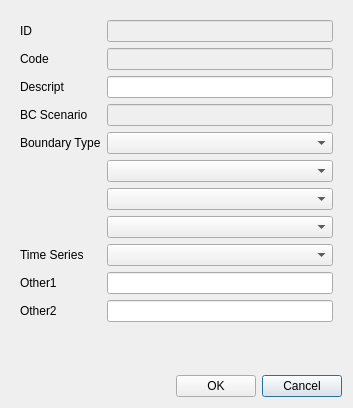
<?xml version="1.0" encoding="UTF-8"?>
<ui version="4.0">
 <class>BoundaryContidions</class>
 <widget class="QDialog" name="BoundaryContidions">
  <property name="geometry">
   <rect>
    <x>0</x>
    <y>0</y>
    <width>353</width>
    <height>408</height>
   </rect>
  </property>
  <layout class="QVBoxLayout" name="verticalLayout">
   <item>
    <widget class="QWidget" name="widget" native="true">
     <layout class="QFormLayout" name="formLayout">
      <item row="0" column="0">
       <widget class="QLabel" name="lbl_fid">
        <property name="text">
         <string>ID</string>
        </property>
       </widget>
      </item>
      <item row="1" column="1">
       <widget class="QLineEdit" name="txt_code">
        <property name="enabled">
         <bool>false</bool>
        </property>
       </widget>
      </item>
      <item row="1" column="0">
       <widget class="QLabel" name="lbl_code">
        <property name="text">
         <string>Code</string>
        </property>
        <property name="buddy">
         <cstring>txt_code</cstring>
        </property>
       </widget>
      </item>
      <item row="2" column="0">
       <widget class="QLabel" name="lbl_descript">
        <property name="text">
         <string>Descript</string>
        </property>
        <property name="buddy">
         <cstring>txt_descript</cstring>
        </property>
       </widget>
      </item>
      <item row="2" column="1">
       <widget class="QLineEdit" name="txt_descript"/>
      </item>
      <item row="3" column="0">
       <widget class="QLabel" name="lbl_bscenario_id">
        <property name="text">
         <string>BC Scenario</string>
        </property>
       </widget>
      </item>
      <item row="4" column="0">
       <widget class="QLabel" name="lbl_boundary_type">
        <property name="text">
         <string>Boundary Type</string>
        </property>
       </widget>
      </item>
      <item row="8" column="0">
       <widget class="QLabel" name="lbl_timeseries">
        <property name="text">
         <string>Time Series</string>
        </property>
       </widget>
      </item>
      <item row="9" column="1">
       <widget class="QLineEdit" name="txt_other1"/>
      </item>
      <item row="9" column="0">
       <widget class="QLabel" name="lbl_other1">
        <property name="text">
         <string>Other1</string>
        </property>
        <property name="buddy">
         <cstring>txt_other1</cstring>
        </property>
       </widget>
      </item>
      <item row="10" column="1">
       <widget class="QLineEdit" name="txt_other2"/>
      </item>
      <item row="10" column="0">
       <widget class="QLabel" name="lbl_other2">
        <property name="text">
         <string>Other2</string>
        </property>
        <property name="buddy">
         <cstring>txt_other2</cstring>
        </property>
       </widget>
      </item>
      <item row="4" column="1">
       <widget class="QComboBox" name="cmb_bt1"/>
      </item>
      <item row="5" column="1">
       <widget class="QComboBox" name="cmb_bt2"/>
      </item>
      <item row="6" column="1">
       <widget class="QComboBox" name="cmb_bt3"/>
      </item>
      <item row="7" column="1">
       <widget class="QComboBox" name="cmb_bt4"/>
      </item>
      <item row="8" column="1">
       <widget class="QComboBox" name="cmb_timeseries"/>
      </item>
      <item row="0" column="1">
       <widget class="QLineEdit" name="txt_fid">
        <property name="enabled">
         <bool>false</bool>
        </property>
       </widget>
      </item>
      <item row="3" column="1">
       <widget class="QLineEdit" name="txt_bscenario_id">
        <property name="enabled">
         <bool>false</bool>
        </property>
       </widget>
      </item>
     </layout>
    </widget>
   </item>
   <item>
    <layout class="QGridLayout" name="lyt_buttons">
     <item row="0" column="0">
      <spacer name="horizontalSpacer">
       <property name="orientation">
        <enum>Qt::Horizontal</enum>
       </property>
       <property name="sizeHint" stdset="0">
        <size>
         <width>40</width>
         <height>20</height>
        </size>
       </property>
      </spacer>
     </item>
     <item row="0" column="2">
      <widget class="QPushButton" name="btn_cancel">
       <property name="text">
        <string>Cancel</string>
       </property>
      </widget>
     </item>
     <item row="0" column="1">
      <widget class="QPushButton" name="btn_accept">
       <property name="text">
        <string>OK</string>
       </property>
      </widget>
     </item>
    </layout>
   </item>
  </layout>
 </widget>
 <resources/>
 <connections/>
</ui>
